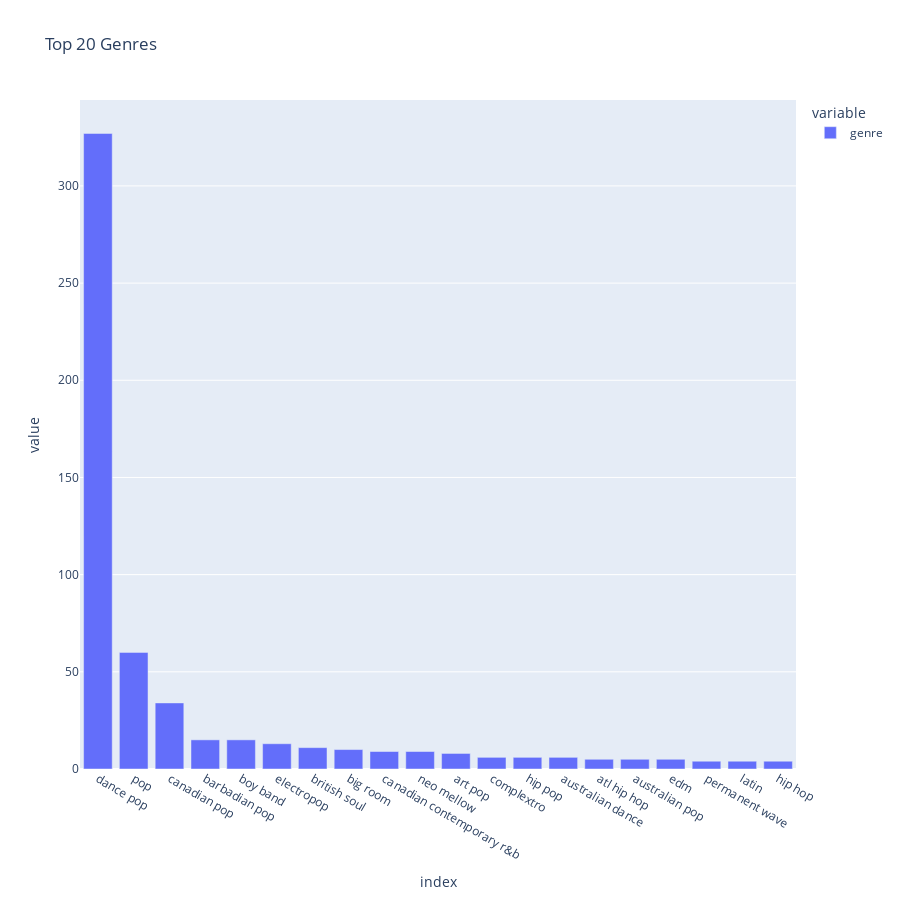

The code cell stored with this chart in its notebook:
### Code cell
px.bar(top_genre, title='Top 20 Genres', height=900)

### Figure 1 — Plotly figure (JSON) as saved in the notebook; plotly's stock layout.template omitted (floating-point values rounded to 4 significant figures)
{"data": [{"alignmentgroup": "True", "hovertemplate": "variable=genre<br>index=%{x}<br>value=%{y}<extra></extra>", "legendgroup": "genre", "marker": {"color": "#636efa", "pattern": {"shape": ""}}, "name": "genre", "offsetgroup": "genre", "orientation": "v", "showlegend": true, "textposition": "auto", "type": "bar", "x": ["dance pop", "pop", "canadian pop", "barbadian pop", "boy band", "electropop", "british soul", "big room", "canadian contemporary r&b", "neo mellow", "art pop", "complextro", "hip pop", "australian dance", "atl hip hop", "australian pop", "edm", "permanent wave", "latin", "hip hop"], "xaxis": "x", "y": [327, 60, 34, 15, 15, 13, 11, 10, 9, 9, 8, 6, 6, 6, 5, 5, 5, 4, 4, 4], "yaxis": "y"}], "layout": {"barmode": "relative", "height": 900, "legend": {"title": {"text": "variable"}, "tracegroupgap": 0}, "title": {"text": "Top 20 Genres"}, "xaxis": {"anchor": "y", "domain": [0, 1], "title": {"text": "index"}}, "yaxis": {"anchor": "x", "domain": [0, 1], "title": {"text": "value"}}}}
